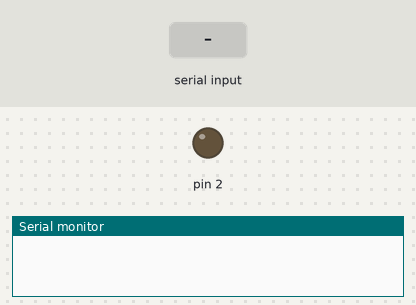
This sketch was run on a simulated Arduino Uno, built with avr-gcc and run on an emulated ATmega328P. On the bench: output pins drawn as LEDs (lit = HIGH), the last lines printed to the serial monitor. The test bench sets the inputs (shaded band).

Above: at 1.2 s.
1.3 s: "90,45\n" received over Serial
At 2.6 s:
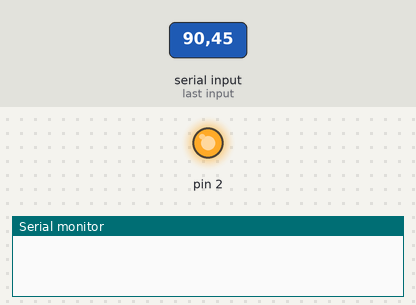
Timing chart, 0 to 8.8 s (numbered marks = the images above; inputs shaded):
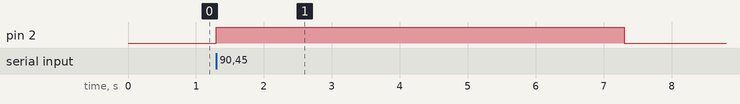

Measured:
- after the input at 1.3 s, pin 2: LOW → HIGH at once, → LOW 6.0 s later

The sketch:

CONTROLLER.ino
```cpp
// Makers: Felipe Barbalho Rocha and Raul Silveira Silva

#define CLOCK 3000

void setup() {
  // Inicia a Serial com a baudrate de 9600bps
  Serial.begin(9600);
  // Define o pino 2 como saida para informar o ID se houve salto ou nao
  pinMode(2, OUTPUT);
}

// Contagem de linhas a serem puladas
byte pcLine = 0;

void loop() {
  // Verificando se houve salto
  while(Serial.available()){
    pcLine = (byte)(Serial.read()-48);
  }

  if(pcLine != 0){
    // Envia para o IF a quantidade de linhas a serem saltadas
    Serial.print((char)pcLine);
    // Avisa ao ID que houve salto
    digitalWrite(2, HIGH);
    delay(CLOCK);
    digitalWrite(2, LOW);
    pcLine = 0;
  }
}
```
